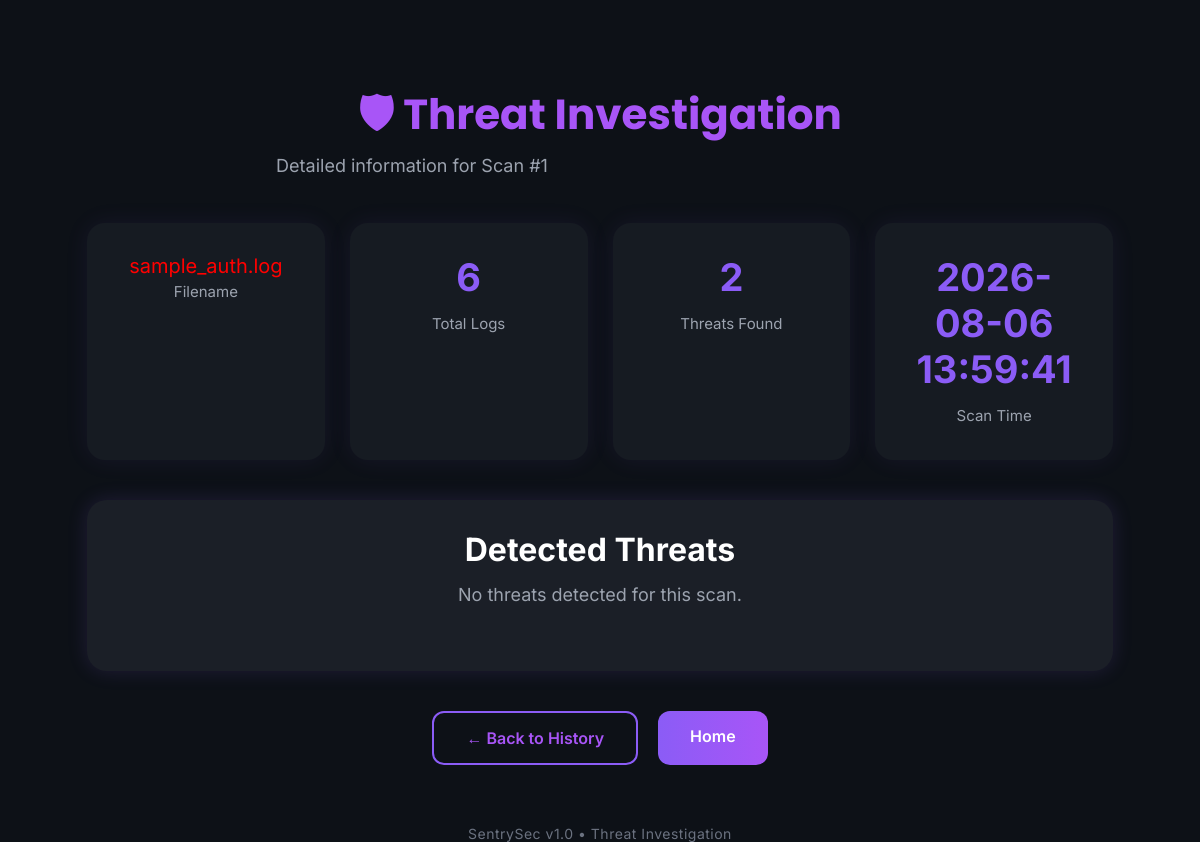
/scan/1, run on the app's committed database.
### tables this page shows
CREATE TABLE scan_history (

            id INTEGER PRIMARY KEY AUTOINCREMENT,

            filename TEXT,

            scan_time TIMESTAMP DEFAULT CURRENT_TIMESTAMP,

            total_logs INTEGER,

            failed_logins INTEGER,

            successful_logins INTEGER,

            threat_count INTEGER

        );

### app.py (the view)
@app.route("/scan/<int:scan_id>")
def scan_details(scan_id):
    scan = dict(get_scan(scan_id))   # <-- change this line
    threats = [dict(t) for t in get_threats(scan_id)]
    return render_template(
        "scan_details.html",
        scan=scan,
        threats=threats
    )

### database.py (called while the page is built)
def get_connection():
    conn = sqlite3.connect(DATABASE)
    conn.row_factory = sqlite3.Row
    return conn

def get_scan(scan_id):
    conn = get_connection()
    cursor = conn.cursor()
    cursor.execute("""
        SELECT *
        FROM scan_history
        WHERE id = ?
    """, (scan_id,))
    scan = cursor.fetchone()
    conn.close()
    return scan

def get_threats(scan_id):
    conn = get_connection()
    cursor = conn.cursor()
    cursor.execute("""
        SELECT *
        FROM threat_details
        WHERE scan_id = ?
        ORDER BY id
    """, (scan_id,))
    threats = cursor.fetchall()
    conn.close()
    return threats

### templates/scan_details.html (shortened to what this page needs)
<!DOCTYPE html>
<html lang="en">
<head>
    <link rel="stylesheet"
          href="{{ url_for('static', filename='style.css') }}">
</head>
<body>
<div class="analytics-page">
    <div class="page-title">
        <h1>🛡 Threat Investigation</h1>
        <p>Detailed information for Scan #{{ scan.id }}</p>
    </div>
    <div class="summary-grid">
        <div class="summary-card" style="overflow: visible;">
            <div style="
                color: red;
                font-size: 20px;
                white-space: normal;
                word-break: break-word;
            ">
                {{ scan.filename }}
            </div>
            <p>Filename</p>
        </div>
        <div class="summary-card">
            <h2>{{ scan.total_logs }}</h2>
            <p>Total Logs</p>
        </div>
        <div class="summary-card">
            <h2>{{ scan.threat_count }}</h2>
            <p>Threats Found</p>
        </div>
        <div class="summary-card">
            <h2>{{ scan.scan_time }}</h2>
            <p>Scan Time</p>
        </div>
    </div>
    <div class="chart-card">
        <h2>Detected Threats</h2>
        {% if threats %}
            {% for threat in threats %}
            <div class="alert-card">
                <span class="badge {{ threat.severity.lower() }}">
                    {{ threat.severity }}
                </span>
                <h3>{{ threat.message }}</h3>
                <p><strong>IP Address:</strong> {{ threat.ip_address }}</p>
                <p><strong>Event Time:</strong> {{ threat.log_time }}</p>
            </div>
            {% endfor %}
        {% else %}
            <p>No threats detected for this scan.</p>
        {% endif %}
    </div>
    <div class="button-group">
        <a href="/history" class="secondary-btn">
            ← Back to History
        </a>
        <a href="/" class="primary-btn">
            Home
        </a>
    </div>
</div>
<footer class="footer">
    SentrySec v1.0 • Threat Investigation
</footer>
</body>
</html>

### static/style.css (style rules this page uses)
* { margin:0; padding:0; box-sizing:border-box; }
html,body { width:100%; height:100%; }
body { font-family:"Inter",sans-serif; background:#0D1117; color:#E6EDF3; min-height:100vh; padding:30px; }
h1 { font-family:"Poppins",sans-serif; font-size:42px; line-height:1.2; margin-bottom:25px; }
p { max-width:650px; margin:0 auto 50px; color:#9CA3AF; font-size:18px; line-height:1.8; }
.footer { margin:50px 0 20px; text-align:center; color:#6B7280; font-size:14px; letter-spacing:.5px; }
.page-title { text-align:center; margin-bottom:40px; }
.page-title h1 { color:#A855F7; margin-bottom:10px; }
.page-title p { margin:0; color:#9CA3AF; }
.summary-card { background:#161B22; border-radius:18px; padding:30px; text-align:center; box-shadow:0 0 25px rgba(139,92,246,.08); border:1px solid transparent; transition:.3s ease; }
.summary-card h2 { color:#8B5CF6; font-size:38px; margin-bottom:10px; animation:pop .6s ease; }
.summary-card p { margin:0; color:#9CA3AF; font-size:15px; }
.button-group { display:flex; justify-content:center; gap:20px; margin-top:40px; flex-wrap:wrap; }
.primary-btn, .secondary-btn { text-decoration:none; padding:15px 32px; border-radius:12px; font-weight:600; transition:.25s; display:inline-block; }
.primary-btn { background:linear-gradient(90deg,#8B5CF6,#A855F7); color:white; }
.secondary-btn { border:2px solid #8B5CF6; color:#A855F7; background:transparent; }
.analytics-page { width:90%; max-width:1400px; margin:60px auto; }
.summary-grid { display:grid; grid-template-columns:repeat(4,1fr); gap:25px; margin:40px 0; }
.chart-card { background:#1b1f27; border-radius:20px; padding:30px; margin-top:35px; box-shadow:0 0 20px rgba(139,92,246,.15); transition:.3s ease; }
.chart-card h2 { color:white; text-align:center; margin-bottom:10px; font-size:32px; }
.chart-card p { text-align:center; color:#9CA3AF; margin-bottom:30px; }

### data on the page
scan_history: id "1", filename "sample_auth.log", total_logs "6", threat_count "2", scan_time "2026-08-06 13:59:41"
